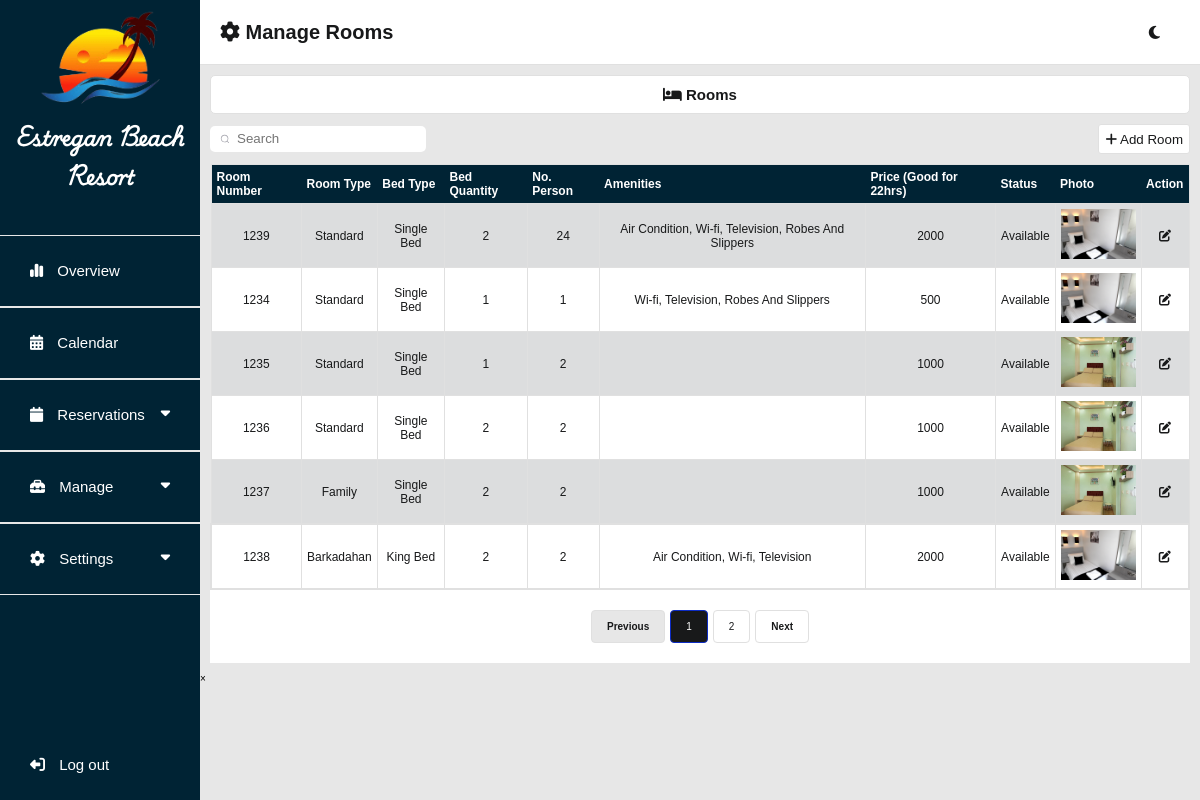
Screenshot of /admin/dashboardRooms.php (signed in) with the database file from the repository.
### tables this page shows
CREATE TABLE `room_tbl` (
  `id` int(11) NOT NULL,
  `room_number` bigint(255) NOT NULL,
  `room_type` varchar(255) NOT NULL,
  `bed_type` varchar(255) NOT NULL,
  `bed_quantity` int(20) NOT NULL,
  `no_persons` int(50) NOT NULL,
  `amenities` varchar(255) NOT NULL,
  `price` bigint(255) NOT NULL,
  `status` varchar(255) NOT NULL,
  `photo` varchar(255) NOT NULL
);

### admin/manageRooms.php (the view, shortened to what this page needs)
<?php
include 'db_connect.php';
$items_per_page = 6;
$current_page = isset($_GET['page']) ? (int) $_GET['page'] : 1;
$search_term = isset($_GET['search']) ? mysqli_real_escape_string($con, $_GET['search']) : '';
$start_item = ($current_page - 1) * $items_per_page;
$total_items_query = "SELECT COUNT(*) FROM room_tbl WHERE CONCAT(room_number, room_type, bed_type, amenities) LIKE '%$search_term%'";
$total_items_result = mysqli_query($con, $total_items_query);
$total_items = mysqli_fetch_array($total_items_result)[0];
$total_pages = ceil($total_items / $items_per_page);
$fetchdata = "SELECT * FROM room_tbl WHERE CONCAT(room_number, room_type, bed_type, amenities) LIKE '%$search_term%' ORDER BY id DESC LIMIT $start_item, $items_per_page";
$result = mysqli_query($con, $fetchdata);
?>
<div class="container">
    <div class="header-label">
        <label><i class="fa-solid fa-bed"></i> Rooms</label>
    </div>
    <div class="under-buttons-container">
        <div class="group">
            <input type="search" id="search-input" class="search-input" placeholder="Search">
        </div>
        <div class="add-reservation">
            <button onclick="window.location.href = 'room_adding.php'" name="add-reservation"><i class="fa-solid fa-plus"></i> Add Room</button>
        </div>
    </div>
    <form method="post" action="">
        <table id="room-table">
            <thead>
                <tr>
                    <th>Room Number</th>
                    <th>Room Type</th>
                    <th>Bed Type</th>
                    <th>Bed Quantity</th>
                    <th>No. Person</th>
                    <th>Amenities</th>
                    <th>Price (Good for 22hrs)</th>
                    <th>Status</th>
                    <th>Photo</th>
                    <th>Action</th>
                </tr>
            </thead>
            <tbody id="room-table-body">
                <?php while ($row = mysqli_fetch_assoc($result)) { ?>
                <tr>
                    <td><?php echo $row['room_number']; ?></td>
                    <td><?php echo $row['room_type']; ?></td>
                    <td><?php echo $row['bed_type']; ?></td>
                    <td><?php echo $row['bed_quantity']; ?></td>
                    <td><?php echo $row['no_persons']; ?></td>
                    <td><?php echo $row['amenities']; ?></td>
                    <td><?php echo $row['price']; ?></td>
                    <td><?php echo $row['status']; ?></td>
                    <td><img class="room-image" onclick="openFullScreen()" src="<?php echo $row['photo']; ?>"></td>
                    <td class="edit-btn-holder">
                        <div class="edit-btn">
                            <a name="manage" href="edit_room.php?manage_id=<?php echo $row['id']; ?>"><i class="fa-solid fa-pen-to-square"></i></a>
                        </div>
                    </td>
                </tr>
                <?php } ?>
            </tbody>
        </table>
    </form>
    <div class="pagination">
        <?php if ($current_page > 1): ?>
            <a href="?page=<?php echo $current_page - 1; ?>&search=<?php echo urlencode($search_term); ?>" class="prev">Previous</a>
        <?php else: ?>
            <a href="#" class="disabled prev">Previous</a>
        <?php endif; ?>
        <?php for ($i = 1; $i <= $total_pages; $i++): ?>
            <a href="?page=<?php echo $i; ?>&search=<?php echo urlencode($search_term); ?>" <?php if ($i == $current_page) echo 'class="active"'; ?>>
                <?php echo $i; ?>
            </a>
        <?php endfor; ?>
        <?php if ($current_page < $total_pages): ?>
            <a href="?page=<?php echo $current_page + 1; ?>&search=<?php echo urlencode($search_term); ?>" class="next">Next</a>
        <?php else: ?>
            <a href="#" class="disabled next">Next</a>
        <?php endif; ?>
    </div>
</div>
<div id="fullscreen-overlay">
    <span class="close" onclick="closeFullScreen()">&times;</span>
</div>

### admin/css/header.css (style rules this page uses)
* { margin: 0; font-family: 'Trebuchet MS', 'Lucida Sans Unicode', 'Lucida Grande', 'Lucida Sans', Arial, sans-serif; box-sizing: none; }
button { cursor: pointer; }

### admin/css/main.css (style rules this page uses)
* { margin: 0; font-family: 'Trebuchet MS', 'Lucida Sans Unicode', 'Lucida Grande', 'Lucida Sans', Arial, sans-serif; }
body { background-color: var(--first-color2); }
button { cursor: pointer; }
a { cursor: pointer; }
:root { --first-color: white; --first-color2: #E7E7E7; --second-color: #EAE2B7; --fourth-color: #F77F00; --seventh-color: #18191A; --seventh-color2: #e0e0e0; --seventh-color3: #e0e0e0; --select-color: #F77F00; --select-color2: #cd6a00; --booknow-text: #ffffff; --booknow-text2: #242526; --booknow-border: #F77F00; --reservation-titleborder: #18191A; --box-shadow: #b4b4b4; --after-input: #effaff; --water-border: #EAE2B7; --water-color: #0d2cc5; --pure-white: white; --third-color: #FCBF49; --fifth-color: #D62828; --sixth-color: #00527e; --seventh-color4: #757575; --eight-color: #002334; --eight-color2: #001824; --reservation-title: #18191A; --reservation-text: white; --gray-button: rgba(220, 220, 220, 0.849); font-size: 62.5%; --tdeven-color: #0023340c; --proceed-color: white; --proceed-bgcolor: #00527e; --cancel-color: white; --cancel-bgcolor: #D62828; --fixed-color: #effaff; --graph-title-color: #777; --legend-text-color: #777; --tooltip-bg-color: #333333; --tooltip-title-color: #ffffff; --tooltip-body-color: #ffffff; --axis-title-color: #777; --axis-ticks-color: #777; }

### admin/css/dashboard.css (style rules this page uses)
.container { margin: 10px; }
.header-label { background-color: var(--first-color); display: flex; justify-content: center; align-items: center; padding: 10px; margin-bottom: 10px; border-radius: 5px; border: 1px solid var(--seventh-color3); }
.header-label label { font-weight: bold; font-size: 1.5rem; color: var(--seventh-color); }
.under-buttons-container { display: flex; justify-content: space-between; align-items: center; margin-bottom: 10px; }
.group { display: flex; align-items: center; position: relative; max-width: 250px; }
.search-input { width: 100%; line-height: 22px; padding: 0 1rem; padding-left: 2.5rem; border: 2px solid transparent; border-radius: 5px; outline: none; background-color: var(--first-color); color: #0d0c22; transition: .3s ease; }
.icon { position: absolute; left: 1rem; fill: #9e9ea7; width: 1rem; height: 1rem; }
.add-reservation button { background-color: var(--first-color); color: var(--seventh-color); border: 1px solid var(--seventh-color3); border-radius: 3px; height: 30px; }
.edit-btn a { color: var(--seventh-color); }
table { border-collapse: collapse; width: 100%; overflow-y: scroll; font-size: 1.2rem; border: 1px solid var(--seventh-color3); }
table th { text-align: start; height: 5px; padding: 5px; background-color: var(--eight-color); color: var(--pure-white); top: 0; position: -webkit-sticky; position: sticky; }
table td { text-align: center; padding: 5px; border: 1px solid var(--first-color2); background-color: var(--first-color); color: var(--seventh-color); border: 1px solid var(--seventh-color3); }
tbody tr:nth-of-type(odd) td { background-color: var(--tdeven-color); }
tbody tr:last-of-type { border: 2px solid var(--seventh-color3); }
table img { height: 50px; width: auto; }
.pagination { display: flex; justify-content: center; padding: 20px 0; background-color: var(--first-color); }
.pagination a { display: inline-block; padding: 10px 15px; margin: 0 5px; text-decoration: none; color: var(--seventh-color); border: 1px solid var(--seventh-color3); border-radius: 4px; background-color: var(--first-color); transition: background-color 0.3s, color 0.3s, border-color 0.3s; }
.pagination a.active { background-color: var(--seventh-color); color: var(--first-color); border-color: var(--water-color); }
.pagination a.disabled { color: var(--seventh-color); cursor: not-allowed; pointer-events: none; background-color: var(--first-color2); border-color: var(--seventh-color3); }
.pagination a.prev, .pagination a.next { font-weight: bold; }
.pagination a+a { margin-left: 0; }

### rows the page displays
room_tbl: room_number "1239", room_type "Standard", bed_type "Single Bed", bed_quantity "2", no_persons "24", amenities "Air Condition, Wi-fi, Television, Robes And Slippers", price "2000", status "Available", photo (picture)
room_tbl: room_number "1234", room_type "Standard", bed_type "Single Bed", bed_quantity "1", no_persons "1", amenities "Wi-fi, Television, Robes And Slippers", price "500", status "Available", photo (picture)
room_tbl: room_number "1235", room_type "Standard", bed_type "Single Bed", bed_quantity "1", no_persons "2", price "1000", status "Available", photo (picture)
room_tbl: room_number "1236", room_type "Standard", bed_type "Single Bed", bed_quantity "2", no_persons "2", price "1000", status "Available", photo (picture)
room_tbl: room_number "1237", room_type "Family", bed_type "Single Bed", bed_quantity "2", no_persons "2", price "1000", status "Available", photo (picture)
room_tbl: room_number "1238", room_type "Barkadahan", bed_type "King Bed", bed_quantity "2", no_persons "2", amenities "Air Condition, Wi-fi, Television", price "2000", status "Available", photo (picture)
